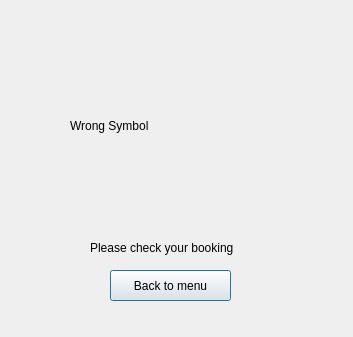
<?xml version="1.0" encoding="UTF-8"?>
<ui version="4.0">
 <class>Dialog</class>
 <widget class="QDialog" name="Dialog">
  <property name="geometry">
   <rect>
    <x>0</x>
    <y>0</y>
    <width>353</width>
    <height>337</height>
   </rect>
  </property>
  <property name="windowTitle">
   <string>BookIt</string>
  </property>
  <widget class="QLabel" name="label">
   <property name="geometry">
    <rect>
     <x>70</x>
     <y>40</y>
     <width>211</width>
     <height>171</height>
    </rect>
   </property>
   <property name="text">
    <string>Wrong Symbol</string>
   </property>
  </widget>
  <widget class="QPushButton" name="back_btn">
   <property name="geometry">
    <rect>
     <x>110</x>
     <y>270</y>
     <width>121</width>
     <height>31</height>
    </rect>
   </property>
   <property name="text">
    <string>Back to menu</string>
   </property>
  </widget>
  <widget class="QLabel" name="label_2">
   <property name="geometry">
    <rect>
     <x>90</x>
     <y>240</y>
     <width>171</width>
     <height>16</height>
    </rect>
   </property>
   <property name="text">
    <string>Please check your booking</string>
   </property>
  </widget>
 </widget>
 <resources/>
 <connections/>
</ui>
